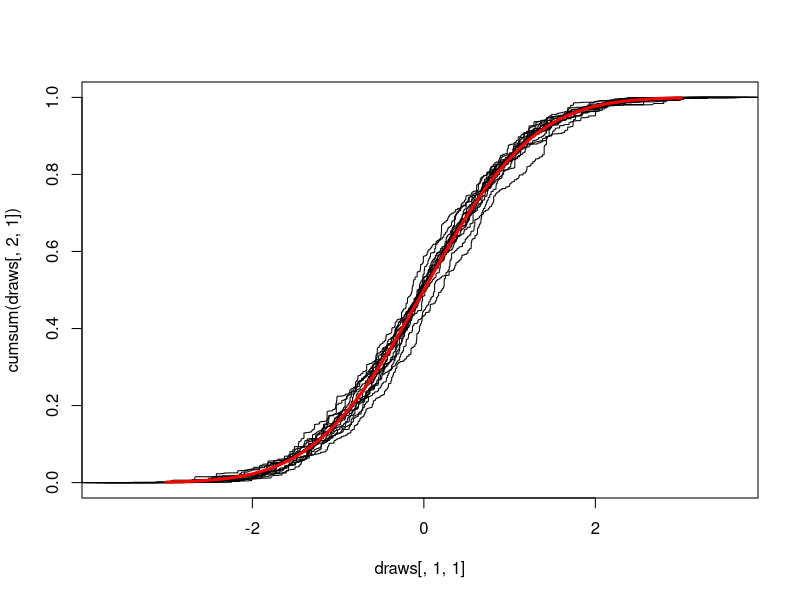
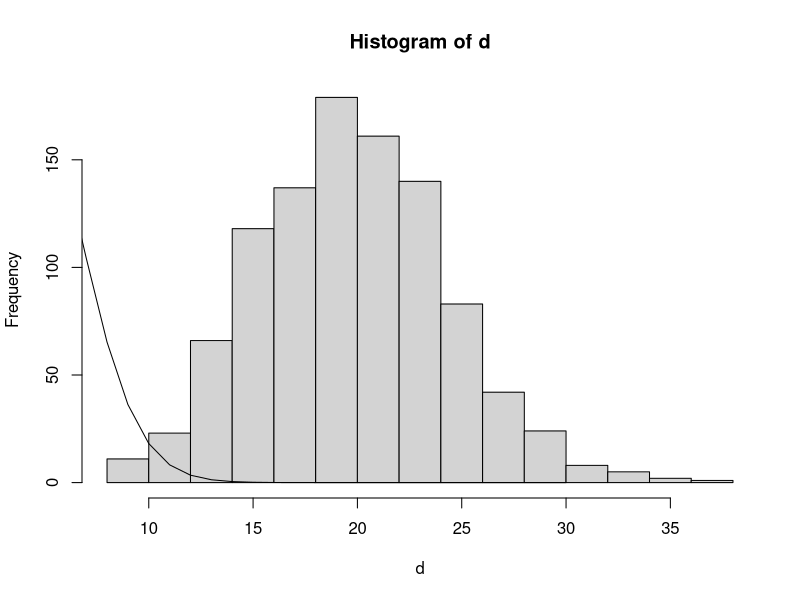

Recreate these plots in R, in order. (Note: this script raises an error after producing the figures.)
# function for drawing from DP using stick breaking
rdp_stickbreak<-function(alpha, G_0){
  n <- 10000
  v <- rbeta(n = n, shape1 = 1, shape2 = alpha)
  
  w <- numeric(length = n)
  w[1] <- v[1]
  for(i in 2:n){
    w[i] <- v[i]*prod(1-v[1:(i-1)]) 
  }
  
  m <- G_0(n)
  draw_dp<-cbind(draw_val=m, draw_p=w)
  draw_dp<-draw_dp[order(draw_dp[,1]), ]
  
  return(draw_dp)
}


# draw from DP with standard normal base measure
draws <- replicate(15, rdp_stickbreak(200, G_0 = function(n) rnorm(n)) )

plot( draws[,1,1], cumsum(draws[,2,1]), type='l')
for(i in 2:15){
  lines( draws[,1,i], cumsum(draws[,2,i]), type='l')
}
plot(function(x) pnorm(x), add=T, col='red', xlim=c(-3,3), lwd=3 )

## now consider count data from poisson distribution
n <-1000
alpha <- 20

d <- rpois(n, lambda = 20)
table(d)

pr <- alpha*dpois(x = 0:30, lambda = 5)

post <- (alpha/(alpha+n))*pr + (n/(alpha+n))*c(0,table(d), rep(0, 8))

hist(d, freq = T)
lines(0:30, 1000*dpois(x = 0:30, lambda = 5), type='l')
lines(0:30, post, type='l')
